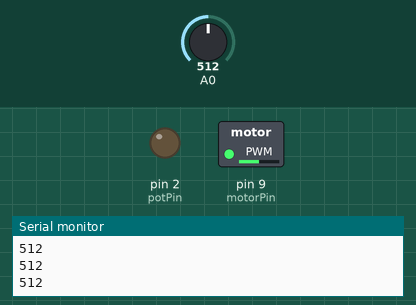
A sketch run on a simulated Arduino Uno, built with avr-gcc and run on an emulated ATmega328P. Parts: switched loads named in the sketch (green lamp = pin HIGH), output pins drawn as LEDs (lit = HIGH), the last lines printed to the serial monitor. The test bench sets the inputs (shaded band); at power-on: A0 = 512.

Above: at 1.2 s.
1.3 s: A0 set to 716
At 2.6 s:
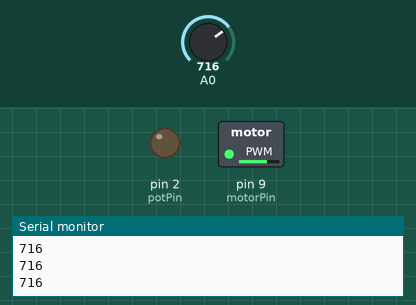
2.9 s: A0 set to 900
At 4.0 s:
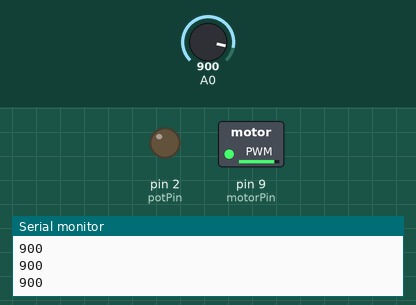
4.5 s: A0 set to 122
At 5.5 s:
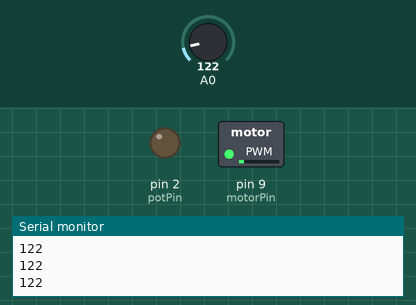
6.1 s: A0 set to 0
At 6.9 s:
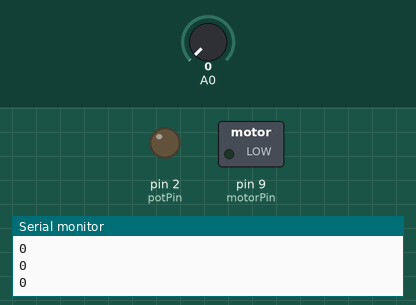
7.7 s: A0 set to 511
At 8.2 s:
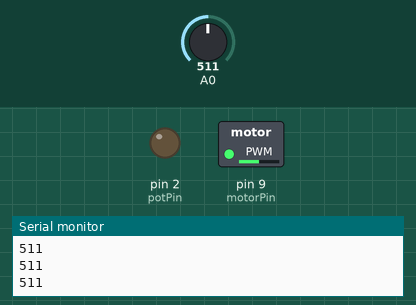
Timing chart, 0 to 10.3 s (numbered marks = the images above; inputs shaded):
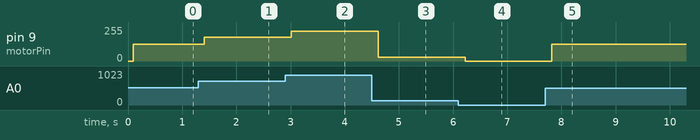

The sketch:

sketch_feb04a.ino
```cpp
const int potPin=2;
const int motorPin=9;
int voltage=0;
void setup()
{
  Serial.begin(9600);
  pinMode(motorPin,OUTPUT);
  pinMode(potPin,OUTPUT);
}

void loop()
{
  voltage=analogRead(A0);
  int  pwmRange=map(voltage,0,1023,0,255);

  Serial.println(voltage);
  delay(100);
  analogWrite(motorPin,pwmRange);
}
```

Measured:
- after the input at 1.3 s, pin 9 (motorPin): 127/255 → 178/255 after 0.11 s
- after the input at 2.9 s, pin 9 (motorPin): 178/255 → 224/255 after 0.11 s
- after the input at 4.5 s, pin 9 (motorPin): 224/255 → 30/255 after 0.12 s
- after the input at 6.1 s, pin 9 (motorPin): 30/255 → 0/255 after 0.12 s
- after the input at 7.7 s, pin 9 (motorPin): 0/255 → 127/255 after 0.13 s
